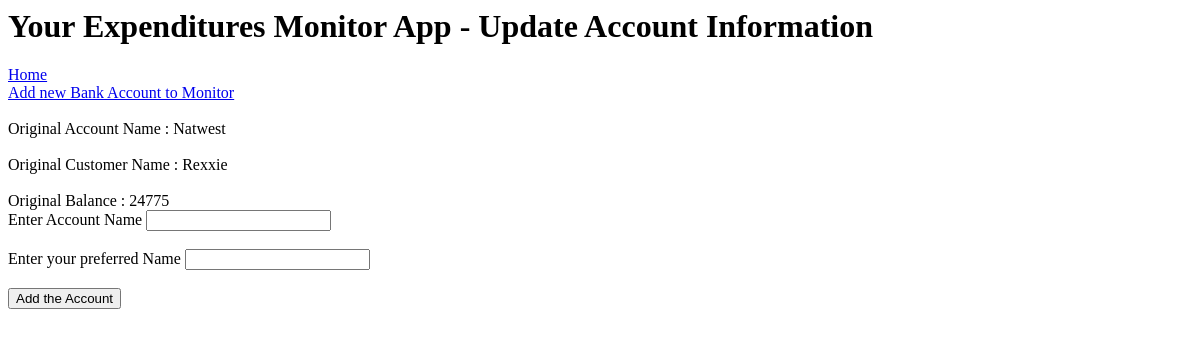
The page /update_account_information/1 on the database as committed earlier.
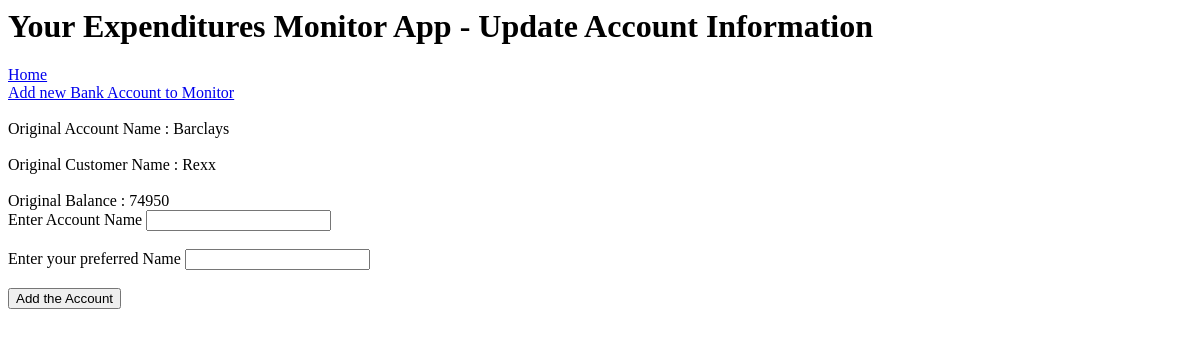
The same page on the database as committed later.
### application/models.py (models this page shows)
class Accounts(db.Model):
    id = db.Column(db.Integer, primary_key=True)
    balance = db.Column(db.Integer)
    account_name = db.Column(db.String(30), nullable=False)
    cust_name = db.Column(db.String(30), nullable=False)
    transactions = db.relationship('Transaction', backref='accounts' , lazy='dynamic')

### application/routes.py (the view)
@app.route('/update_account_information/<int:id>',  methods=['GET','POST'])
def update(id):
    form = HomeForm()
    account = Accounts.query.filter_by(id=id).first()
    if request.method =="POST":
        account.account_name = form.account.data
        account.cust_name = form.customer.data
        db.session.commit()
        return redirect(url_for("customer_home"))
    return render_template("update_account_information.html", form=form, title="Update Account Information", account=account)

### application/forms.py
class HomeForm(FlaskForm):
    account = StringField('Enter Account Name', validators=[DataRequired()])
    customer = StringField('Enter your preferred Name', validators=[DataRequired()])
    balance = IntegerField('Enter Initial Balance', validators=[DataRequired()])
    submit = SubmitField('Add the Account')

### application/templates/update_account_information.html (shortened to what this page needs)
{% extends "layout.html" %}
{% block body %}
<br><br>
Original Account Name : {{ account.account_name }}
<br><br>
Original Customer Name : {{ account.cust_name }}
<br><br>
Original Balance : {{ account.balance }}
<form action='' method='POST'>
    {{ form.account.label }} {{ form.account}} <br><br>
    {{ form.customer.label }} {{ form.customer }}<br><br>
    {{form.submit}}
</form>
{% endblock body %}

Rows that differ between the two databases and show on the page:
changed Accounts: account_name "Natwest" → "Barclays"; cust_name "Rexxie" → "Rexx"; balance "24775" → "74950"
